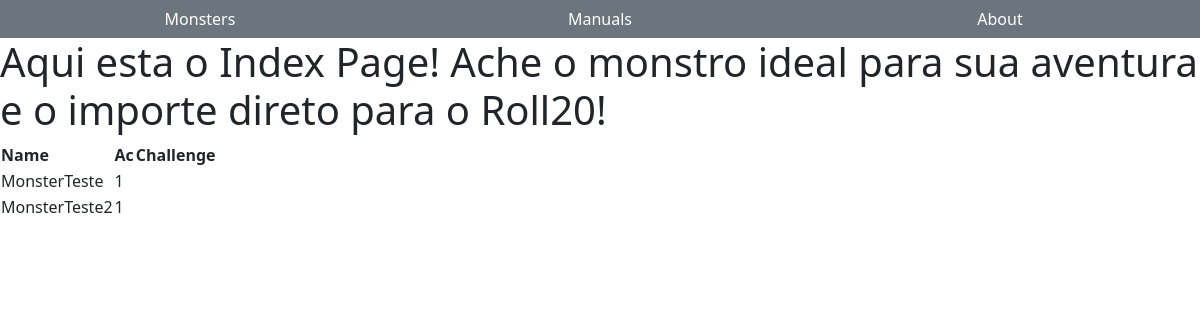
The app's page /, older data.
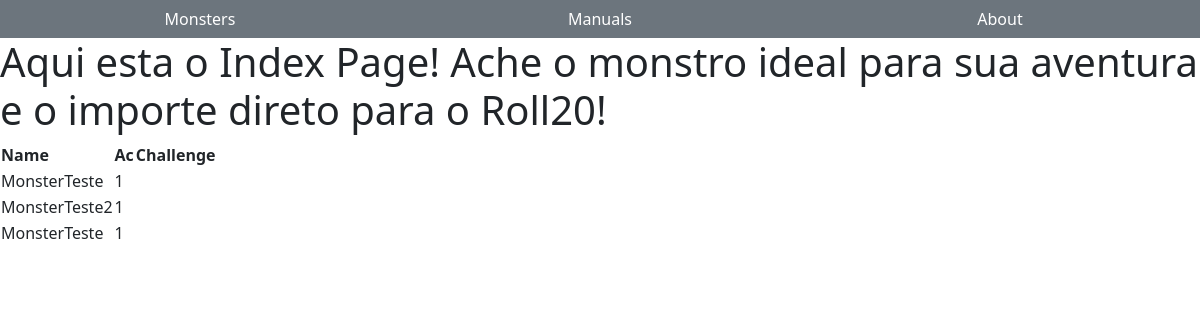
The same page, newer data.
### monsters/models.py (models this page shows, shortened)
class BaseSheet(models.Model):
    name: str = models.CharField(max_length=50)
    race: str = models.CharField(max_length=30)
    size: str = models.CharField(max_length=30)
    ac: int = models.IntegerField()
    ac_type: str = models.CharField(max_length=20)
    hp: int = models.IntegerField()
    hp_dices: str = models.CharField(max_length=10)
    movement: str = models.CharField(max_length=30)
    strength: int = models.IntegerField()
    dexterity: int = models.IntegerField()
    constitution: int = models.IntegerField()
    intelligence: int = models.IntegerField()
    wisdom: int = models.IntegerField()
    charisma: int = models.IntegerField()
    languages: str = models.CharField(max_length=100, default="None")
    slug: str = models.SlugField(blank=True, null=True)

class Monster(BaseSheet):
    challenge: str = models.CharField(default="0", max_length=3)
    description: str = models.TextField(default="")
    image: str = models.ImageField(upload_to='images/monsters/')

class BaseSheet(models.Model):
    name: str = models.CharField(max_length=50)
    race: str = models.CharField(max_length=30)
    size: str = models.CharField(max_length=30)
    ac: int = models.IntegerField()
    ac_type: str = models.CharField(max_length=20)
    hp: int = models.IntegerField()
    hp_dices: str = models.CharField(max_length=10)
    movement: str = models.CharField(max_length=30)
    strength: int = models.IntegerField()
    dexterity: int = models.IntegerField()
    constitution: int = models.IntegerField()
    intelligence: int = models.IntegerField()
    wisdom: int = models.IntegerField()
    charisma: int = models.IntegerField()
    languages: str = models.CharField(max_length=100, default="None")
    slug: str = models.SlugField(blank=True, null=True)

### home_page/views.py (the view)
# urls.py: path('', Index.as_view())
class Index(TemplateView):
    model = Monster
    template_name = "index.html"
    def get_context_data(self, **kwargs):
        context: dict = super().get_context_data()
        monsters: Monster = Monster.objects.all()
        context["monsters"]: QuerySet = monsters
        print(self.request.headers.get('user-agent'))
        return context

### templates/index.html (shortened to what this page needs)
{% extends 'base.html' %}
    {% block 'conteudo' %}
        <h1>Aqui esta o Index Page! Ache o monstro ideal para sua aventura e o importe direto para o Roll20!</h1>
        <table>
            <thead>
                <tr>
                    <th>Name</th>
                    <th>Ac</th>
                    <th>Challenge</th>
                </tr>
            </thead>
            <tbody>
                    {% for monster in monsters %}
                        <tr>
                            <td>{{ monster.name }}</td>
                            <td>{{ monster.ac }}</td>
                        </tr>
                    {% endfor %}
            </tbody>
        </table>
    {% endblock %}

Row changes from the older to the newer data that the page shows:
added Monster: name "MonsterTeste", ac "1"
